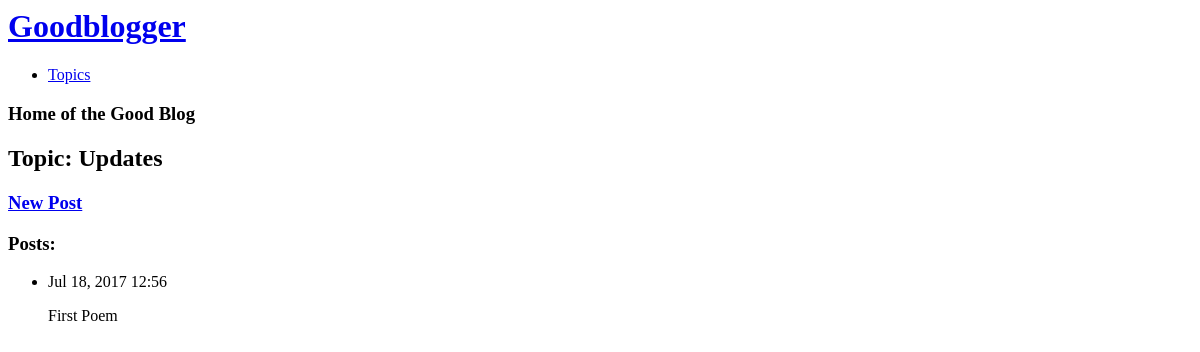
The app's page /topics/1/, older data.
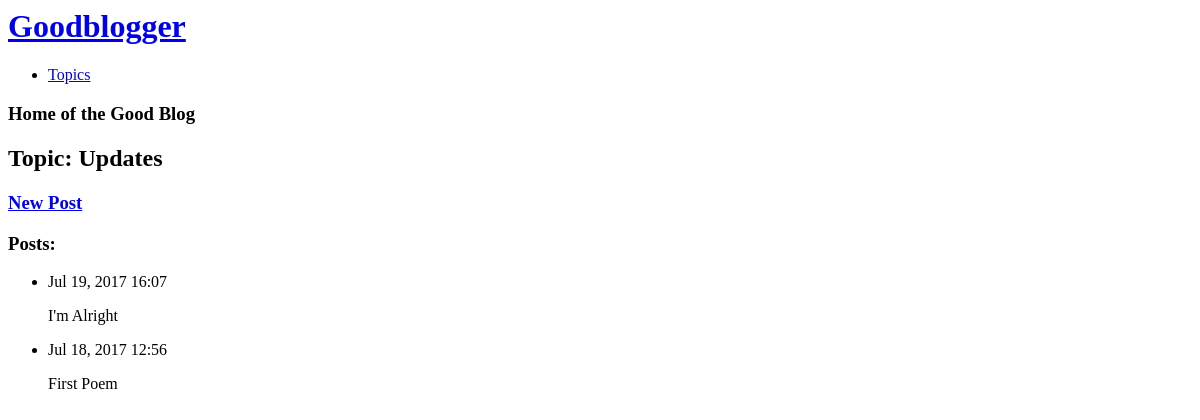
The same page, newer data.
### goodblogger/models.py (models this page shows, shortened)
class Topic(models.Model):
    text = models.CharField(max_length=200)
    date_added = models.DateTimeField(auto_now_add=True)
    def __str__(self):
        return self.text

class Post(models.Model):
    topic = models.ForeignKey(Topic)
    title = models.CharField(max_length=128)
    text = models.TextField()
    date_added = models.DateTimeField(auto_now_add=True)

### goodblogger/views.py (the view)
# urls.py: url(r'^topics/(?P<topic_id>\d+)/$', views.topic, name='topic'),
def topic(request, topic_id):
    topic = Topic.objects.get(id=topic_id)
    posts = topic.post_set.order_by('-date_added')
    context = {'topic': topic, 'posts': posts}
    return render(request, 'goodblogger/topic.html', context)

### goodblogger/templates/goodblogger/topic.html (shortened to what this page needs)
{% extends 'goodblogger/base.html' %}
{% block content %}
  <h2>Topic: {{ topic }}</h2>
  <h3><a href="{% url 'blog:new_post' topic.id %}">New Post</a></h3>
  <h3>Posts:</h3>
  <ul>
    {% for post in posts %}
      <li>
        <p>{{ post.date_added|date:'M d, Y H:i' }}</p>
        <p>{{ post.title }}</p>
      </li>
    {% endfor %}
  </ul>
{% endblock content %}

### goodblogger/templates/goodblogger/base.html
<h1>
  <a href="{% url 'blog:index' %}">Goodblogger</a>
</h1>
<ul>
  <li><a href="{% url 'blog:topics' %}">Topics</a></li>
</ul>
<h3>Home of the Good Blog</h3>
{% block content %}{% endblock content %}

Row changes from the older to the newer data that the page shows:
added Post: date_added "Jul 19, 2017 16:07", title "I'm Alright"
